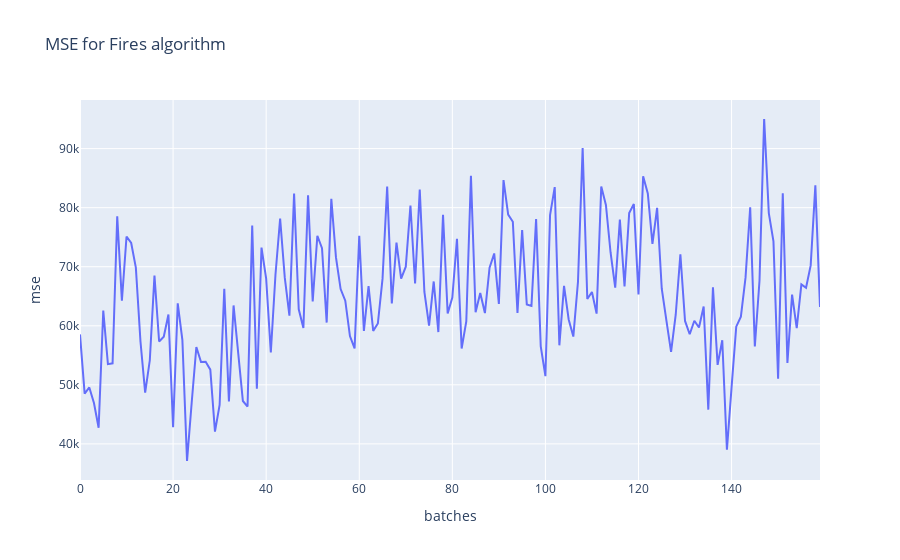

Source (notebook cell):
### Code cell
fig = px.line(y = fires_cuda_mse, title="MSE for Fires algorithm", labels={"x":"batches", "y":"mse"})
fig.show()

### Figure 1 — Plotly figure (JSON) as saved in the notebook; plotly's stock layout.template omitted (floating-point values rounded to 4 significant figures; data arrays with more than 128 entries replaced by an {"elided": "..."} marker saying what was removed)
{"data": [{"hovertemplate": "batches=%{x}<br>mse=%{y}<extra></extra>", "legendgroup": "", "line": {"color": "#636efa", "dash": "solid"}, "mode": "lines", "name": "", "orientation": "v", "showlegend": false, "type": "scatter", "x": {"elided": "160 int values"}, "xaxis": "x", "y": {"elided": "160 float values"}, "yaxis": "y"}], "layout": {"legend": {"tracegroupgap": 0}, "title": {"text": "MSE for Fires algorithm"}, "xaxis": {"anchor": "y", "domain": [0, 1], "title": {"text": "batches"}}, "yaxis": {"anchor": "x", "domain": [0, 1], "title": {"text": "mse"}}}}
